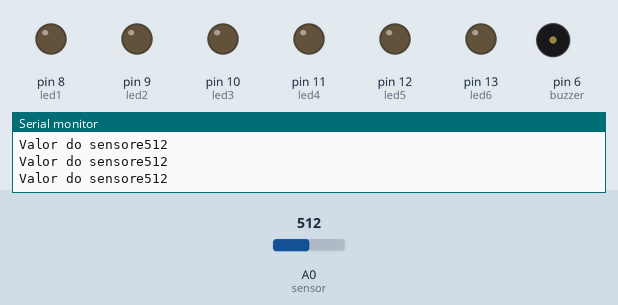
The sketch below on a simulated Arduino Uno, built with avr-gcc and run on an emulated ATmega328P. Shown: output pins drawn as LEDs (lit = HIGH), buzzer (waves = sounding, pin HIGH), the last lines printed to the serial monitor. The test bench sets the inputs (shaded band); at power-on: A0 (sensor) = 512.

Above: at 1.2 s.
1.3 s: A0 (sensor) set to 473
At 2.2 s:
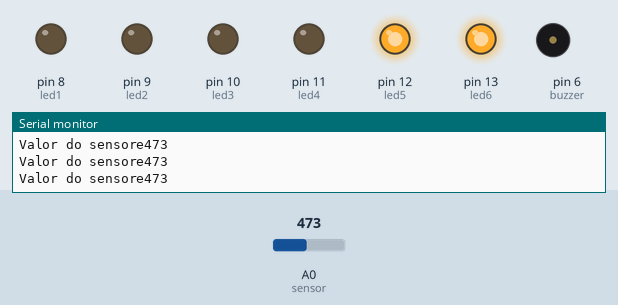
2.8 s: A0 (sensor) set to 443
At 3.6 s:
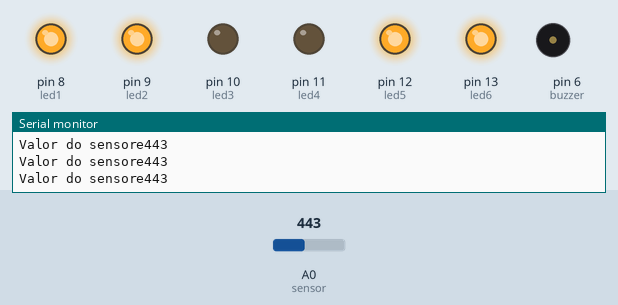
4.3 s: A0 (sensor) set to 460
At 5.4 s:
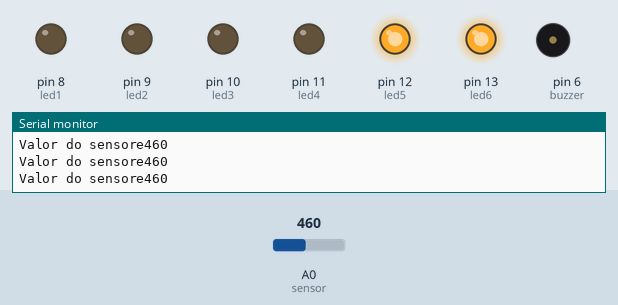
7.3 s: A0 (sensor) set to 441
At 8.2 s:
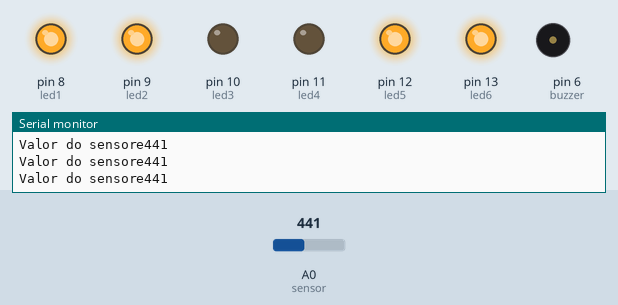
Timing chart, 0 to 10.3 s (numbered marks = the images above; inputs shaded):
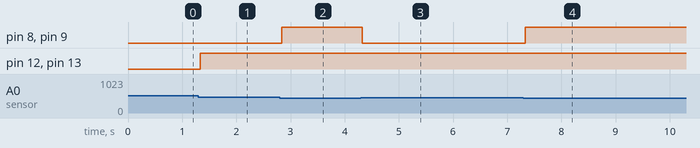

The sketch:

6_LEDS_E_BUZZER_E_SENSOR_DE_TEMPERATURA.ino
```cpp
/* sensor de temperatura com o alarme*/
const int sensor= 0;
const int buzzer = 6;
int valorsensor = 0;
const int led1 = 8;
const int led2 = 9;
const int led3 = 10;
const int led4 = 11;
const int led5 = 12;
const int led6 = 13;


void setup (){
 pinMode (buzzer, OUTPUT);
 pinMode (led1, OUTPUT);
 pinMode (led2, OUTPUT);
 pinMode (led3, OUTPUT);
 pinMode (led4, OUTPUT);
 pinMode (led5, OUTPUT);
 pinMode (led6, OUTPUT);
 Serial.begin (9600);
}
void loop (){
  valorsensor = analogRead (sensor);
  Serial.print ("Valor do sensore");
  Serial.println (valorsensor);

  if (valorsensor < 450){
    digitalWrite ( led1, HIGH);
    digitalWrite (led2, HIGH);
  }
 else {
  digitalWrite (led1, LOW);
  digitalWrite (led2, LOW);
 }


 if (valorsensor > 451 and valorsensor < 460) {
    digitalWrite (led3, HIGH);
    digitalWrite (led4, HIGH);
  }
  else {
  digitalWrite (led3, LOW);
  digitalWrite (led4, LOW);
 }


  if (valorsensor < 490){
    digitalWrite (led5, HIGH);
    digitalWrite (led6, HIGH);
  }
   else {
  digitalWrite (led5, LOW);
  digitalWrite (led6, LOW);
 }
    if (led6 == HIGH) {
    digitalWrite (buzzer, HIGH);
  }
  else {
    digitalWrite (buzzer, LOW);
  }
}
```

Measured:
- the behaviour switches between 490 and 489 on A0 (sensor) (found by bisection; images 0 and 1)
- the behaviour switches between 450 and 449 on A0 (sensor) (found by bisection; images 1 and 2)
- after the input at 1.3 s, pin 12 (led5), pin 13 (led6): LOW → HIGH at once
- after the input at 2.8 s, pin 8 (led1), pin 9 (led2): LOW → HIGH at once
- after the input at 4.3 s, pin 8 (led1), pin 9 (led2): HIGH → LOW at once
- after the input at 7.3 s, pin 8 (led1), pin 9 (led2): LOW → HIGH at once
